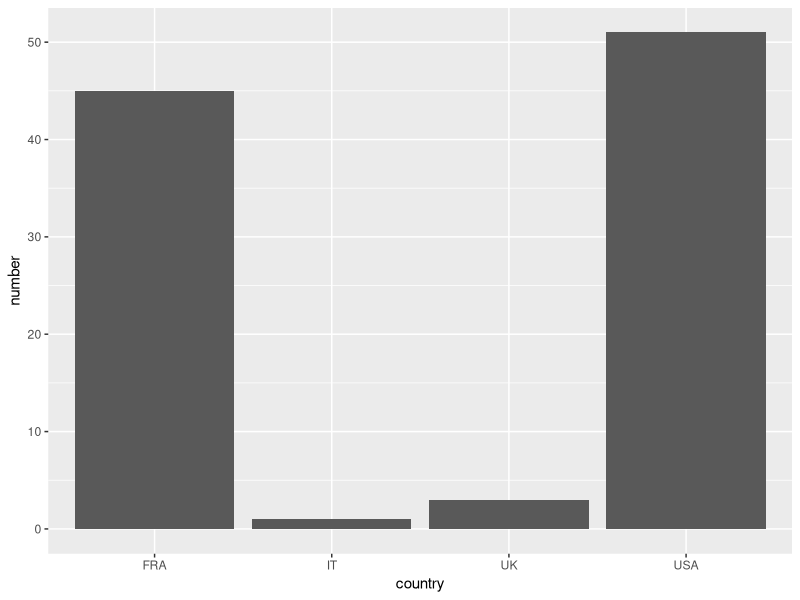
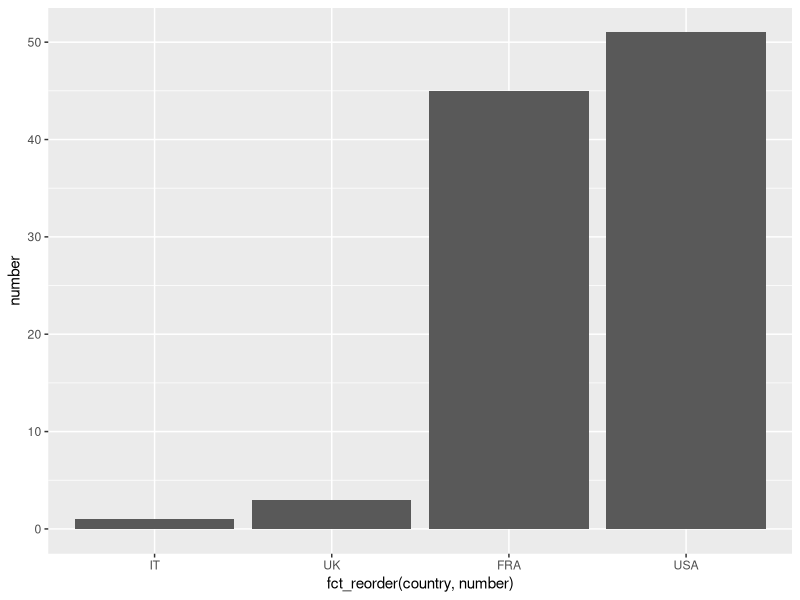
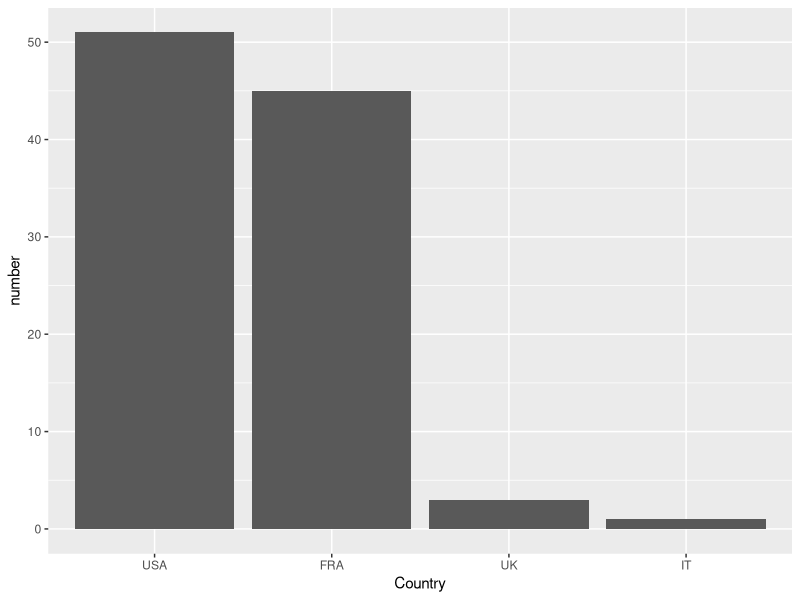
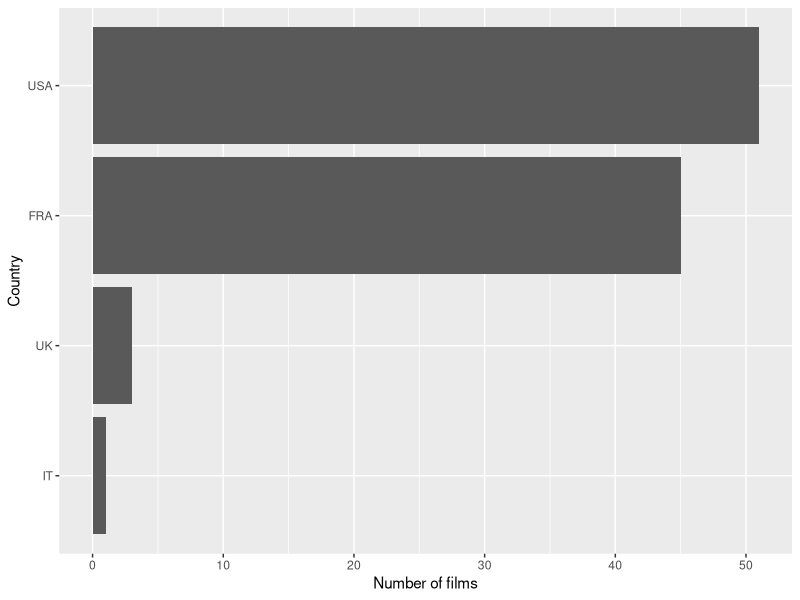
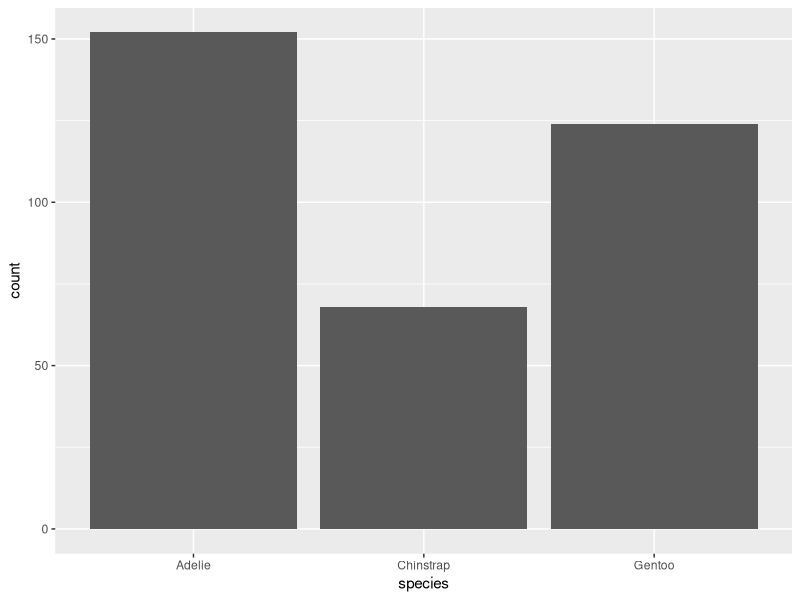
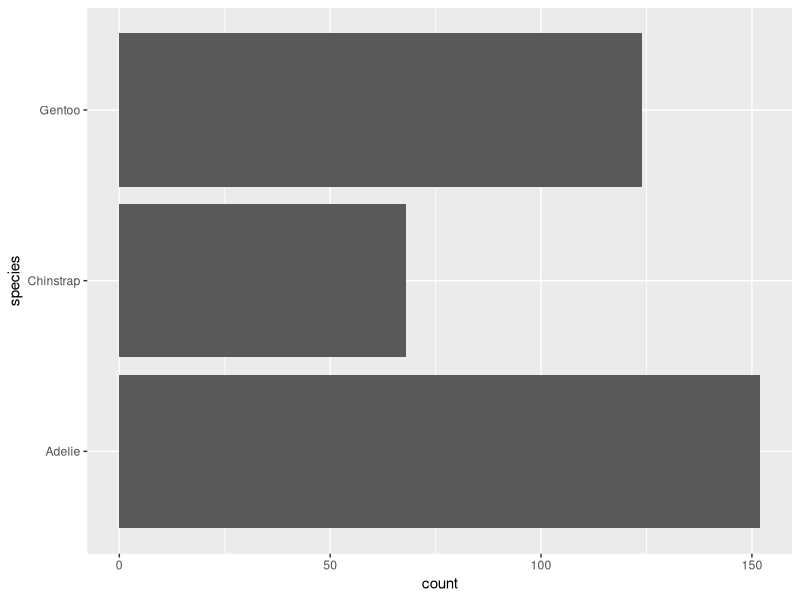
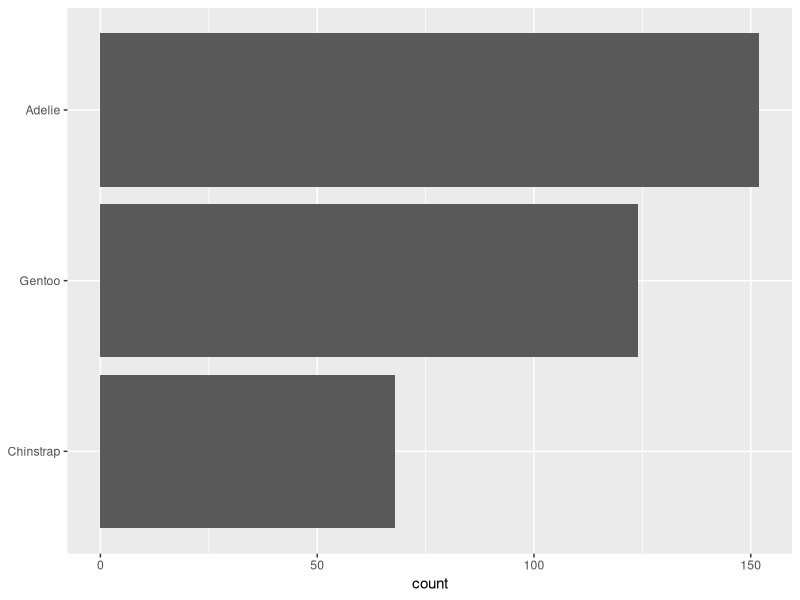
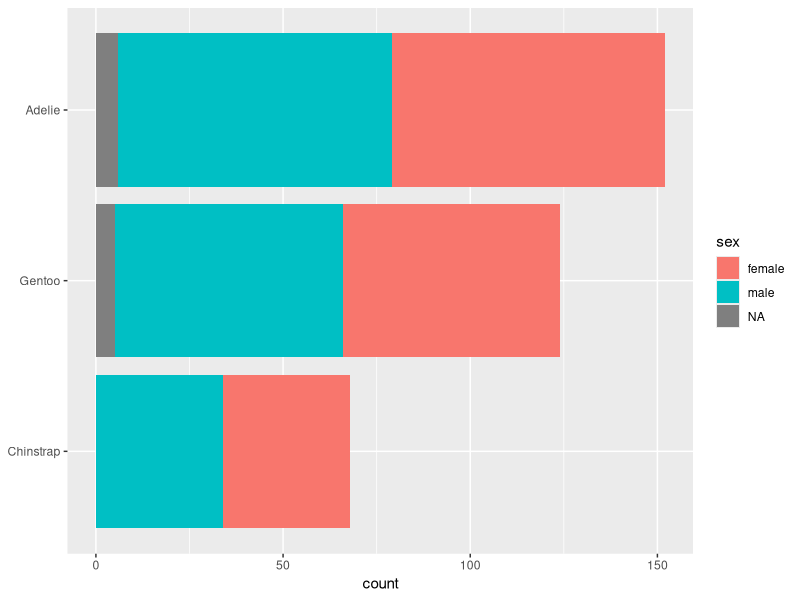

R code for these plots, in order:
## ---- chunk 1
library("ggplot2")
set.seed(1289)
## ---- chunk 2
x <- sample(letters[1:4], 15, replace = TRUE)
x

x_factor <- factor(x)
x_factor
## ---- chunk 3
boxoffice <- data.frame(
  country = c("USA", "FRA", "UK", "IT"), # pays de production
  number = c(51, 45, 03, 01)             # nombre de films
)

boxoffice
## ---- chunk 4
ggplot(boxoffice,           ## Données
       aes(x = country,     ## Pays en x
           y = number)) +   ## nombre en y
  geom_col()                ## "col" = "column"
## ---- chunk 5
boxoffice$country
## ---- chunk 6
factor(boxoffice$country)
## ---- chunk 7
library(forcats)

## Ordonés par nombre de films croissants
fct_reorder(boxoffice$country, boxoffice$number)

## Ordonés par nombre de films décroissants
fct_reorder(boxoffice$country, -boxoffice$number)
## ---- chunk 8
ggplot(boxoffice,
       aes(x = fct_reorder(country, number), # pays ordre croissant 
           y = number)) +   
  geom_col()              
## ---- chunk 9
ggplot(boxoffice,
       aes(x = fct_reorder(country, -number), # pays ordre décroissant 
           y = number)) +   
  geom_col() + 
  xlab("Country")                             # noms de l'axe des x
## ---- chunk 10
ggplot(boxoffice,
       aes(x = number,
           y = fct_reorder(country, number))) +
  geom_col() + 
  ylab("Country") +
  xlab("Number of films")
## ---- chunk 11
library(palmerpenguins)
head(penguins)
## ---- chunk 12
dim(penguins)
## ---- chunk 13
head(penguins$species)
## ---- chunk 14
ggplot(penguins,
       aes(x = species)) + # note: y est défini automatiquement
  geom_bar()
## ---- chunk 15
ggplot(penguins,
       aes(y = species)) + # note: x est défini automatiquement
  geom_bar()
## ---- chunk 16
ggplot(penguins,
       aes(y = fct_relevel(species, "Chinstrap", "Gentoo", "Adelie"))) +
  geom_bar() +
  ylab(NULL)
## ---- chunk 17
head(penguins$sex)
## ---- chunk 18
ggplot(penguins,
       aes(y = fct_relevel(species, "Chinstrap", "Gentoo", "Adelie"),
           fill = sex)) +
  geom_bar() +
  ylab(NULL)
## ---- chunk 19
penguins_nona <- na.omit(penguins)

ggplot(penguins_nona,
       aes(y = fct_relevel(species, "Chinstrap", "Gentoo", "Adelie"),
           fill = sex)) +
  geom_bar() +
  ylab(NULL)
## ---- chunk 20
ggplot(penguins_nona,
       aes(y = fct_relevel(species, "Chinstrap", "Gentoo", "Adelie"),
           fill = sex)) +
  geom_bar(position = "dodge") +
  ylab(NULL)
